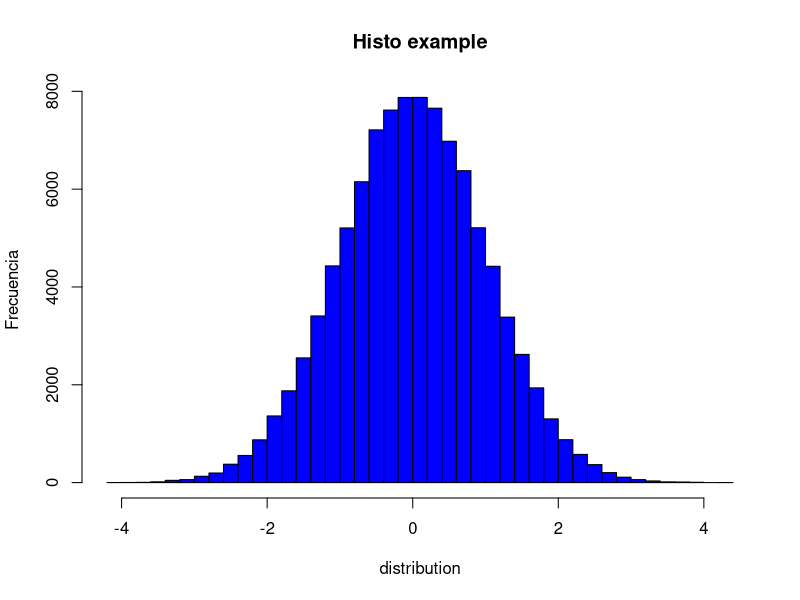

Generate this figure with R:

set.seed(123)
print("--- Running histogram ---")

pdf("Histogram.pdf")

distribution <- rnorm(n = 100000, mean = 0, sd = 1)
hist(distribution, col='blue', breaks=50, ylab='Frecuencia', main='Histo example')

dev.off()
